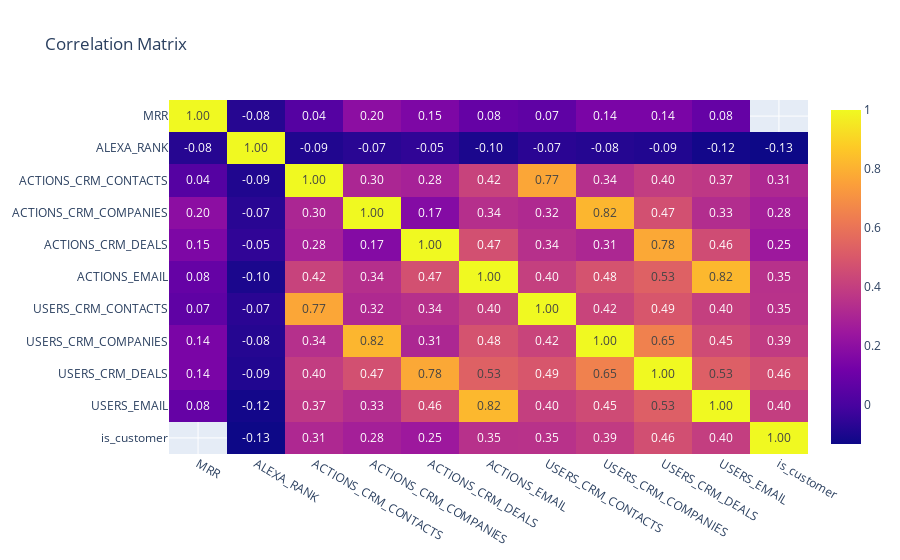

This figure's notebook cell:
### Code cell
corr_cols = [c for c in numeric_cols if c in final_df.columns] + ["is_customer"]
corr = final_df[corr_cols].corr()

fig = px.imshow(corr, text_auto=".2f", aspect="auto", title="Correlation Matrix")
fig.show()

### Figure 1 — Plotly figure (JSON) as saved in the notebook; plotly's stock layout.template omitted (floating-point values rounded to 4 significant figures)
{"data": [{"coloraxis": "coloraxis", "hovertemplate": "x: %{x}<br>y: %{y}<br>color: %{z}<extra></extra>", "name": "0", "texttemplate": "%{z:.2f}", "type": "heatmap", "x": ["MRR", "ALEXA_RANK", "ACTIONS_CRM_CONTACTS", "ACTIONS_CRM_COMPANIES", "ACTIONS_CRM_DEALS", "ACTIONS_EMAIL", "USERS_CRM_CONTACTS", "USERS_CRM_COMPANIES", "USERS_CRM_DEALS", "USERS_EMAIL", "is_customer"], "xaxis": "x", "y": ["MRR", "ALEXA_RANK", "ACTIONS_CRM_CONTACTS", "ACTIONS_CRM_COMPANIES", "ACTIONS_CRM_DEALS", "ACTIONS_EMAIL", "USERS_CRM_CONTACTS", "USERS_CRM_COMPANIES", "USERS_CRM_DEALS", "USERS_EMAIL", "is_customer"], "yaxis": "y", "z": [[1.0, -0.07803, 0.03506, 0.1957, 0.1528, 0.08286, 0.06502, 0.1435, 0.1446, 0.0807, NaN], [-0.07803, 1.0, -0.0898, -0.07088, -0.05434, -0.1013, -0.06849, -0.07922, -0.08724, -0.1188, -0.1324], [0.03506, -0.0898, 1.0, 0.303, 0.284, 0.4187, 0.7698, 0.3416, 0.3954, 0.3744, 0.3119], [0.1957, -0.07088, 0.303, 1.0, 0.1737, 0.3392, 0.3164, 0.815, 0.4677, 0.3309, 0.2769], [0.1528, -0.05434, 0.284, 0.1737, 1.0, 0.4707, 0.3425, 0.3068, 0.7751, 0.4553, 0.2504], [0.08286, -0.1013, 0.4187, 0.3392, 0.4707, 1.0, 0.4048, 0.4799, 0.5333, 0.8224, 0.347], [0.06502, -0.06849, 0.7698, 0.3164, 0.3425, 0.4048, 1.0, 0.423, 0.491, 0.4035, 0.3511], [0.1435, -0.07922, 0.3416, 0.815, 0.3068, 0.4799, 0.423, 1.0, 0.6491, 0.4487, 0.3877], [0.1446, -0.08724, 0.3954, 0.4677, 0.7751, 0.5333, 0.491, 0.6491, 1.0, 0.5252, 0.4634], [0.0807, -0.1188, 0.3744, 0.3309, 0.4553, 0.8224, 0.4035, 0.4487, 0.5252, 1.0, 0.3981], [NaN, -0.1324, 0.3119, 0.2769, 0.2504, 0.347, 0.3511, 0.3877, 0.4634, 0.3981, 1.0]]}], "layout": {"coloraxis": {"colorscale": [[0, "#0d0887"], [0.1111, "#46039f"], [0.2222, "#7201a8"], [0.3333, "#9c179e"], [0.4444, "#bd3786"], [0.5556, "#d8576b"], [0.6667, "#ed7953"], [0.7778, "#fb9f3a"], [0.8889, "#fdca26"], [1, "#f0f921"]]}, "title": {"text": "Correlation Matrix"}, "xaxis": {"anchor": "y", "domain": [0, 1]}, "yaxis": {"anchor": "x", "autorange": "reversed", "domain": [0, 1]}}}
